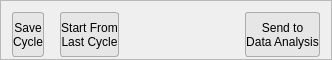
      <widget class="QFrame" name="frame">
       <property name="minimumSize">
        <size>
         <width>0</width>
         <height>60</height>
        </size>
       </property>
       <property name="maximumSize">
        <size>
         <width>16777215</width>
         <height>60</height>
        </size>
       </property>
       <property name="frameShape">
        <enum>QFrame::StyledPanel</enum>
       </property>
       <property name="frameShadow">
        <enum>QFrame::Raised</enum>
       </property>
       <layout class="QHBoxLayout" name="horizontalLayout_2">
        <item>
         <widget class="QPushButton" name="save_segment_btn">
          <property name="minimumSize">
           <size>
            <width>0</width>
            <height>45</height>
           </size>
          </property>
          <property name="font">
           <font>
            <family>Segoe UI</family>
            <pointsize>9</pointsize>
           </font>
          </property>
          <property name="focusPolicy">
           <enum>Qt::NoFocus</enum>
          </property>
          <property name="styleSheet">
           <string notr="true">QPushButton {
		background-color: rgb(230, 230, 230);
	    border: 1px solid rgb(171, 171, 171); 
		border-radius: 3px;
}

QPushButton::hover{
	background-color: rgb(253, 253, 253);
	border: 1px raised;
	border-radius: 5px;
}</string>
          </property>
          <property name="text">
           <string>Save
Cycle</string>
          </property>
         </widget>
        </item>
        <item>
         <spacer name="horizontalSpacer_3">
          <property name="orientation">
           <enum>Qt::Horizontal</enum>
          </property>
          <property name="sizeType">
           <enum>QSizePolicy::Fixed</enum>
          </property>
          <property name="sizeHint" stdset="0">
           <size>
            <width>10</width>
            <height>20</height>
           </size>
          </property>
         </spacer>
        </item>
        <item>
         <widget class="QPushButton" name="new_segment_btn">
          <property name="minimumSize">
           <size>
            <width>0</width>
            <height>45</height>
           </size>
          </property>
          <property name="font">
           <font>
            <family>Segoe UI</family>
            <pointsize>9</pointsize>
           </font>
          </property>
          <property name="styleSheet">
           <string notr="true">QPushButton {
		
		background-color: rgb(230, 230, 230);
	    border: 1px solid rgb(171, 171, 171); 
		border-radius: 3px;

}

QPushButton::hover{
	background: rgb(253, 253, 253);
	border: 1px raised;
	border-radius: 5px;
}</string>
          </property>
          <property name="text">
           <string>Start From
Last Cycle</string>
          </property>
         </widget>
        </item>
        <item>
         <spacer name="horizontalSpacer">
          <property name="orientation">
           <enum>Qt::Horizontal</enum>
          </property>
          <property name="sizeType">
           <enum>QSizePolicy::Preferred</enum>
          </property>
          <property name="sizeHint" stdset="0">
           <size>
            <width>120</width>
            <height>20</height>
           </size>
          </property>
         </spacer>
        </item>
        <item>
         <widget class="QPushButton" name="align_seg_btn">
          <property name="minimumSize">
           <size>
            <width>0</width>
            <height>45</height>
           </size>
          </property>
          <property name="font">
           <font>
            <family>Segoe UI</family>
            <pointsize>9</pointsize>
           </font>
          </property>
          <property name="styleSheet">
           <string notr="true">QPushButton {
		
		background-color: rgb(230, 230, 230);
	    border: 1px solid rgb(171, 171, 171); 
		border-radius: 3px;

}

QPushButton::hover{
	background: rgb(253, 253, 253);
	border: 1px raised;
	border-radius: 5px;
}</string>
          </property>
          <property name="text">
           <string>Send to
Data Analysis</string>
          </property>
         </widget>
        </item>
       </layout>
      </widget>
